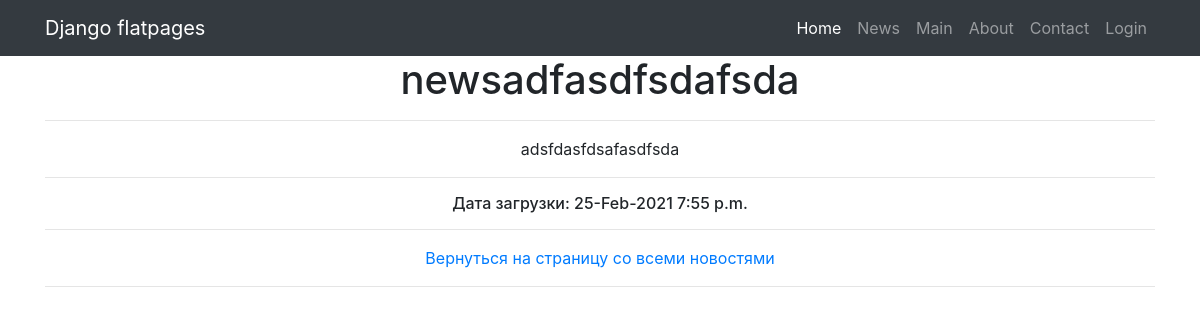
Screenshot of /news/29 with the database file from the repository.
### news/models.py (models this page shows, shortened)
class Post(models.Model):
    news = "NW"
    article = "AR"
    CAT = [(news, "Новость"), (article, 'Статья')]
    author = models.ForeignKey(Author, on_delete=models.CASCADE)
    art_or_nw = models.CharField(max_length=2,
                            choices=CAT,
                            default=news)
    post_time = models.DateTimeField(auto_now_add=True)
    headline = models.CharField(max_length=255)
    content = models.TextField()
    rating_of_post = models.IntegerField(default=0)
    categories = models.ManyToManyField(Category, through='PostCategory')

### news/views.py (the view)
# urls.py: path('<int:pk>', PostDetail.as_view(), name='post'),
class PostDetail(DetailView):
    model = Post
    template_name = 'news/post.html'
    context_object_name = 'post'

### news/templatetags/custom_filters.py (called while the page is built)
@register.filter(name='censor')
def multiply(value):
    curce = ['fuck', 'fucked', 'fucking', 'nigger', 'niggers', 'whore', 'whores', 'slut', 'sluts',
             'bitch', 'freak', 'douchebag', 'faggot', 'homo', 'prick', 'dick', 'cunt', 'pussy']
    value = value.lower().replace(',', '').replace('.', '').split()
    result = []
    for word in value:
        if word not in curce:
            result.append(word)
        else:
            result.append('*' *len(word))
    result = ' '.join(result)
    return result

### templates/news/post.html (shortened to what this page needs)
{% extends 'flatpages/default.html' %}
{% load custom_filters %}
{% block content %}
<h1>{{ post.headline | censor}}</h1>
<hr>
 {{ post.content | censor}}
<hr>
<h6> Дата загрузки: {{ post.post_time | date:'d-M-Y'}} {{ post.post_time | time}}</h6>
<hr>
 <a href="/news/">Вернуться на страницу со всеми новостями</a>
<hr>
{% endblock content %}

### rows the page displays
Post: headline|censor "newsadfasdfsdafsda", content|censor "adsfdasfdsafasdfsda", post_time "25-Feb-2021", post_time "7:55 p.m."
